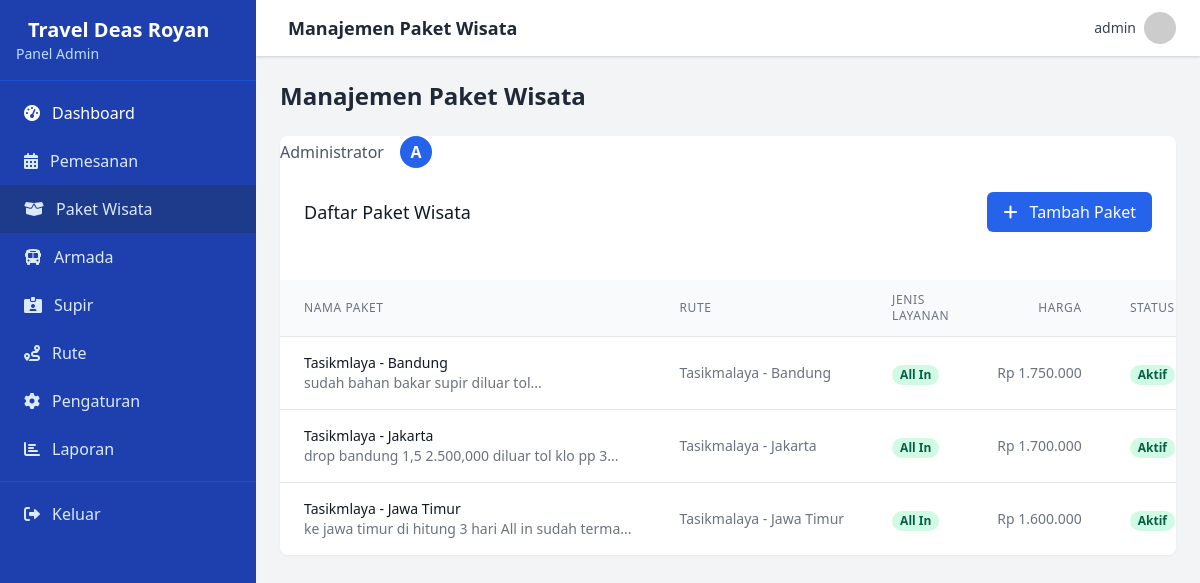
The page /admin/packages.php (signed in) on the database its author committed.
### tables this page shows
CREATE TABLE `paket` (
  `id` int(11) NOT NULL,
  `nama_paket` varchar(100) NOT NULL,
  `id_rute` int(11) NOT NULL,
  `jenis_layanan` enum('all_in','non_all_in') NOT NULL,
  `harga` decimal(12,2) NOT NULL,
  `deskripsi` text DEFAULT NULL,
  `created_at` timestamp NOT NULL DEFAULT current_timestamp(),
  `updated_at` timestamp NOT NULL DEFAULT current_timestamp() ON UPDATE current_timestamp(),
  `status` enum('aktif','nonaktif') DEFAULT 'aktif'
);

### admin/packages.php (the view, shortened to what this page needs)
<?php
require_once '../config/config.php';
$query = "
    SELECT p.*, CONCAT(r.asal, ' - ', r.tujuan) as rute
    FROM paket p
    LEFT JOIN rute r ON p.id_rute = r.id
    ORDER BY p.nama_paket
";
$packages = $pdo->query($query)->fetchAll();
?>
<!DOCTYPE html>
<html lang="id">
<head>
    <link href="https://cdn.jsdelivr.net/npm/tailwindcss@2.2.19/dist/tailwind.min.css" rel="stylesheet">
    <link href="https://cdnjs.cloudflare.com/ajax/libs/font-awesome/5.15.4/css/all.min.css" rel="stylesheet">
    <link href="https://cdn.jsdelivr.net/npm/sweetalert2@11/dist/sweetalert2.min.css" rel="stylesheet">
    <link href="https://cdn.jsdelivr.net/npm/select2@4.1.0-rc.0/dist/css/select2.min.css" rel="stylesheet" />
</head>
<div class="space-y-6">
    <div class="flex justify-between items-center">
        <h1 class="text-2xl font-bold text-gray-800">Manajemen Paket Wisata</h1>
    </div>
    <div class="bg-white shadow-sm rounded-lg overflow-hidden">
        <div class="overflow-x-auto">
            <table class="min-w-full divide-y divide-gray-200">
                    <div class="flex items-center">
                        <span class="text-gray-600 mr-4"><?php echo htmlspecialchars($_SESSION['admin_nama']); ?></span>
                        <div class="h-8 w-8 rounded-full bg-blue-600 flex items-center justify-center text-white font-semibold">
                            <?php echo strtoupper(substr($_SESSION['admin_nama'], 0, 1)); ?>
                        </div>
                    </div>
                </div>
            <div class="p-6">
                <div class="flex justify-between items-center mb-6">
                    <h3 class="text-lg font-medium text-gray-900">Daftar Paket Wisata</h3>
                    <button onclick="showAddModal()" class="bg-blue-600 text-white px-4 py-2 rounded-md hover:bg-blue-700">
                        <i class="fas fa-plus mr-2"></i> Tambah Paket
                    </button>
                </div>
                <div class="bg-white shadow rounded-lg overflow-hidden">
                    <div class="overflow-x-auto">
                        <table class="min-w-full divide-y divide-gray-200">
                            <thead class="bg-gray-50">
                                <tr>
                                    <th class="px-6 py-3 text-left text-xs font-medium text-gray-500 uppercase tracking-wider">Nama Paket</th>
                                    <th class="px-6 py-3 text-left text-xs font-medium text-gray-500 uppercase tracking-wider">Rute</th>
                                    <th class="px-6 py-3 text-left text-xs font-medium text-gray-500 uppercase tracking-wider">Jenis Layanan</th>
                                    <th class="px-6 py-3 text-right text-xs font-medium text-gray-500 uppercase tracking-wider">Harga</th>
                                    <th class="px-6 py-3 text-center text-xs font-medium text-gray-500 uppercase tracking-wider">Status</th>
                                </tr>
                            </thead>
                            <tbody class="bg-white divide-y divide-gray-200">
                                <?php if (count($packages) > 0): ?>
                                    <?php foreach ($packages as $package): ?>
                                        <tr>
                                            <td class="px-6 py-4 whitespace-nowrap">
                                                <div class="text-sm font-medium text-gray-900"><?php echo htmlspecialchars($package['nama_paket']); ?></div>
                                                <div class="text-sm text-gray-500"><?php echo substr(strip_tags($package['deskripsi']), 0, 50) . '...'; ?></div>
                                            </td>
                                            <td class="px-6 py-4 whitespace-nowrap text-sm text-gray-500">
                                                <?php echo htmlspecialchars($package['rute']); ?>
                                            </td>
                                            <td class="px-6 py-4 whitespace-nowrap">
                                                <span class="px-2 inline-flex text-xs leading-5 font-semibold rounded-full <?php echo $package['jenis_layanan'] === 'all_in' ? 'bg-green-100 text-green-800' : 'bg-blue-100 text-blue-800'; ?>">
                                                    <?php echo $package['jenis_layanan'] === 'all_in' ? 'All In' : 'Non All In'; ?>
                                                </span>
                                            </td>
                                            <td class="px-6 py-4 whitespace-nowrap text-right text-sm text-gray-500">
                                                Rp <?php echo number_format($package['harga'], 0, ',', '.'); ?>
                                            </td>
                                            <td class="px-6 py-4 whitespace-nowrap text-center">
                                                <?php
                                                $status = $package['status'] ?? 'nonaktif';
                                                $statusClass = $status === 'aktif' ? 'bg-green-100 text-green-800' : 'bg-red-100 text-red-800';
                                                $statusText = $status === 'aktif' ? 'Aktif' : 'Nonaktif';
                                                ?>
                                                <span class="px-2 inline-flex text-xs leading-5 font-semibold rounded-full <?php echo $statusClass; ?>">
                                                    <?php echo $statusText; ?>
                                                </span>
                                            </td>
                                        </tr>
                                    <?php endforeach; ?>
                                <?php endif; ?>
                            </tbody>
                        </table>
                    </div>
                </div>
            </div>
        </div>
    </div>
    </div>
    </div>
<?php
include 'includes/layout.php';
?>

### rows shown on the page
paket: nama_paket "Tasikmlaya - Bandung", deskripsi "sudah bahan bakar supir diluar tol", rute "Tasikmalaya - Bandung", jenis_layanan "All In", harga "1.750.000", status "Aktif"
paket: nama_paket "Tasikmlaya - Jakarta", deskripsi "drop bandung 1,5 2.500,000 diluar tol klo pp 3", rute "Tasikmalaya - Jakarta", jenis_layanan "All In", harga "1.700.000", status "Aktif"
paket: nama_paket "Tasikmlaya - Jawa Timur", deskripsi "ke jawa timur di hitung 3 hari All in sudah terma", rute "Tasikmalaya - Jawa Timur", jenis_layanan "All In", harga "1.600.000", status "Aktif"

### other values the page prints
constant('site_name') "Travel Deas Royan"
$page_title "Manajemen Paket Wisata"
$_SESSION['admin_username'] "admin"
$_SESSION['admin_nama'] "Administrator"
substr($_SESSION['admin_nama'], 0, 1) "A"
